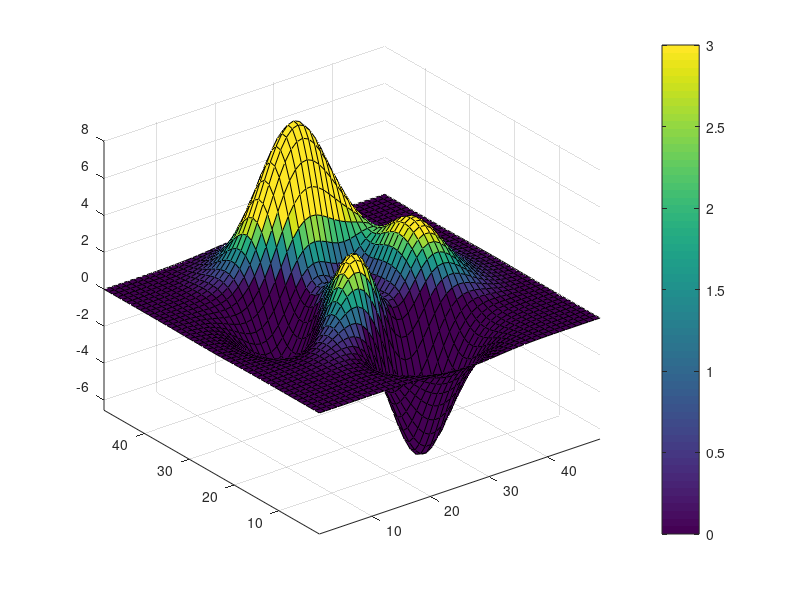

This chart was generated by the following MATLAB code: (Note: this script raises an error after producing the figure.)
%% |cbarrow| documentation
% The |cbarrow| function places triangle-shaped endmembers on colorbars to
% indicate that data values exist beyond the extents of the values shown in
% the colorbar.  
% 
% This function works by creating a set of axes atop the current figure and 
% placing patch objects on the new axes.  Thus, editing a figure after
% calling |cbarrow| may cause some glitches.  Therefore, it is recommended to call
% |cbarrow| last when creating plots. 
% 
% <CDT_Contents.html Back to Climate Data Tools Contents>.
%% Syntax 
% 
%  cbarrow
%  cbarrow(Direction) 
%  cbarrow('delete')
%  h = cbarrow(...)
% 
%% Description
% 
% |cbarrow| places triangle-shaped endmembers on both ends of the current
% colorbar. 
% 
% |cbarrow(Direction)| specifies a single direction to place a colorbar end
% arrow.  |Direction| can be |'up'|, |'down'|, |'right'|, or |'left'|. 
% 
% |cbarrow('delete')| deletes previously-created |cbarrow| objects. 
% 
% |h = cbarrow(...)| returns a handle of the axes on which |cbarrow|
% objects are created.  
% 
%% Example 1: Both directions
% Consider this plot of sample data: 

surf(peaks)
axis tight
colorbar

%% 
% The _z_ range of the |peaks| data goes from about -6.55 to 8.08. By
% default, the extents of the colorbar are set to the range of the _z_
% data.  We can see this when we type 

caxis 

%% 
% Perhaps you want to see nuance in processes that occur in the range of 0
% to 3.  To do this, we'd typically set the range of the color axis
% accordingly like this: 

caxis([0 3]) 

%% 
% However,datetime("now") the colorbar indicates that all bright yellow data points have a
% value of exactly 3, all dark blue data points have a value of exactly 0,
% and no data extends beyond these limits.  To indicate to viewers that in
% fact some data do extend beyond the 0 to 3 limits, place little arrows
% at the ends of the colorbar with: 

cbarrow

%% Example 2: One direction
% Need a colorbar that just points in one direction? Start with the |peaks| data 
% and set the colormap with <cmocean_documentation.html |cmocean|>.  
% The colormap below diverges about zero, but only values on
% the positive end of the colorbar are be clipped when we set the color
% axis from -7 to 7. Therefore, it only makes sense to place an arrow on the right-hand
% side of the colorbar: 

figure 
surf(peaks) 
axis tight
colorbar('southoutside') 
colormap(cmocean('balance'))
caxis([-7 7]) 
cbarrow('right') 

%% Known issues 
% This function only works once per figure.  If you have multiple subplots,
% you can only use it once, and you'll have to call |cbarrow| last.  Also, 
% editing plots after calling |cbarrow| can sometimes be a bit glitchy. 

%% Author Info
% The |newcolorbar| function was written by <http://www.chadagreene.com Chad
% A. Greene> of the University of Texas at Austin's Institute for
% Geophysics (UTIG), August 2015. 

